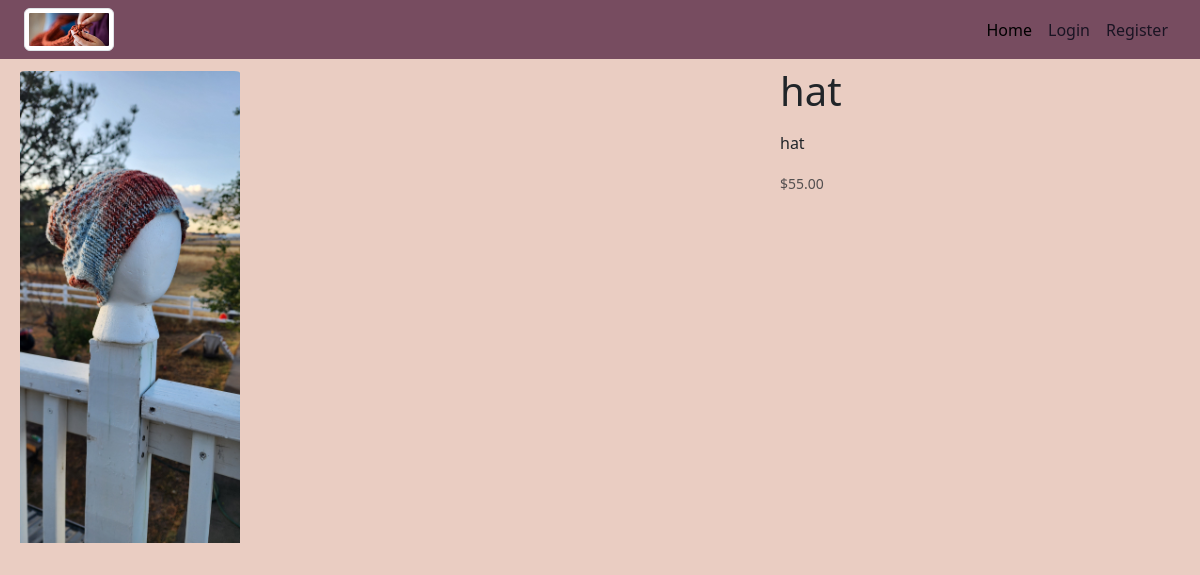
The app's page /product_details/63/, older data.
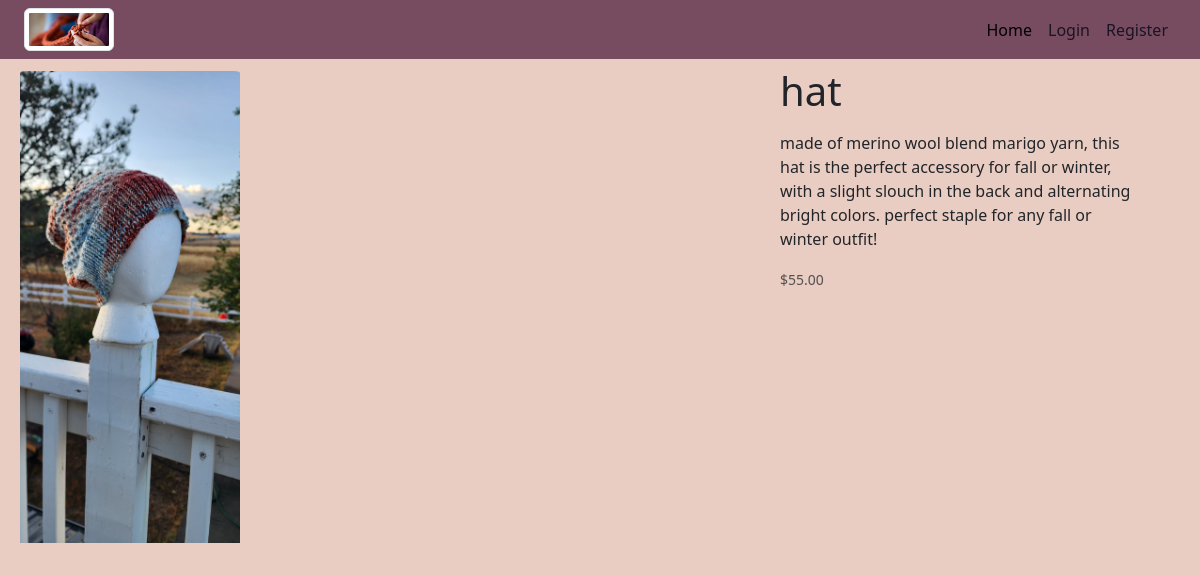
The same page, newer data.
### fiberworks_app/models.py (models this page shows, shortened)
class Product(models.Model):
    CATEGORY = (
        ('hats', 'hats'),
        ('shawls', 'shawls'),
        ('blankets', 'blankets'),
        ('scarves', 'scarves'),
        ('other', 'other'),
    )
    name = models.CharField(max_length=100)
    price = models.DecimalField(max_digits=5, decimal_places=2)
    description = models.TextField(max_length=2000, blank=True, null=True)
    category = models.CharField(max_length=20, default='hats', choices=CATEGORY)
    tags = models.ManyToManyField(Tag, blank=True)
    image = models.ImageField(upload_to='images/')
    in_stock = models.BooleanField(default=False)
    on_homepage = models.BooleanField(default=False)

### fiberworks_app/views.py (the view)
# urls.py: path('product_details/<str:pk>/', views.ProductDetailView.as_view(), name='product_details'),
class ProductDetailView(DetailView):
    model = Product
    template_name = 'fiberworks_app/product_details.html'
    context_object_name = 'product'

### fiberworks_app/templates/fiberworks_app/product_details.html
{% extends 'fiberworks_app/base_template.html' %}
{% block content %}
  <div class="container m-2" style=" max-height: 80vh;
      width: auto;">
    <div class="row">
      <div class="col-8">
        {% if product.image %}
          <img class="card-img-top py-1 rounded-top" src="{{ product.image.url }}" alt="Card image" style=" max-height: 60vh;
      width: auto;" />
        {% else %}
          <img class="card-img-top py-1 rounded-top" src="https://images.unsplash.com/photo-1544967919-44c1ef2f9e7a?auto=format&fit=crop&q=60&w=600&ixlib=rb-4.0.3&ixid=M3wxMjA3fDB8MHxzZWFyY2h8Nnx8a25pdHxlbnwwfHwwfHx8MA%3D%3D" alt="Card image" style="width: 100%" />
        {% endif %}
      </div>
      <div class="col-4">
        <h1>{{ product.name }}</h1>
        <p class="card-text">{{ product.description|linebreaks }}</p>
        <p class="card-text">
          <small class="text-muted">${{ product.price }}</small>
        </p>
      </div>
    </div>
{% endblock %}

Row changes from the older to the newer data that the page shows:
changed Product "hat": description "hat" → "made of merino wool blend marigo yarn, this hat is the perfect accessory for fall or winter, with a slight slouch in the back and alternating bright colors. perfect staple for any fall or winter outfit!"
